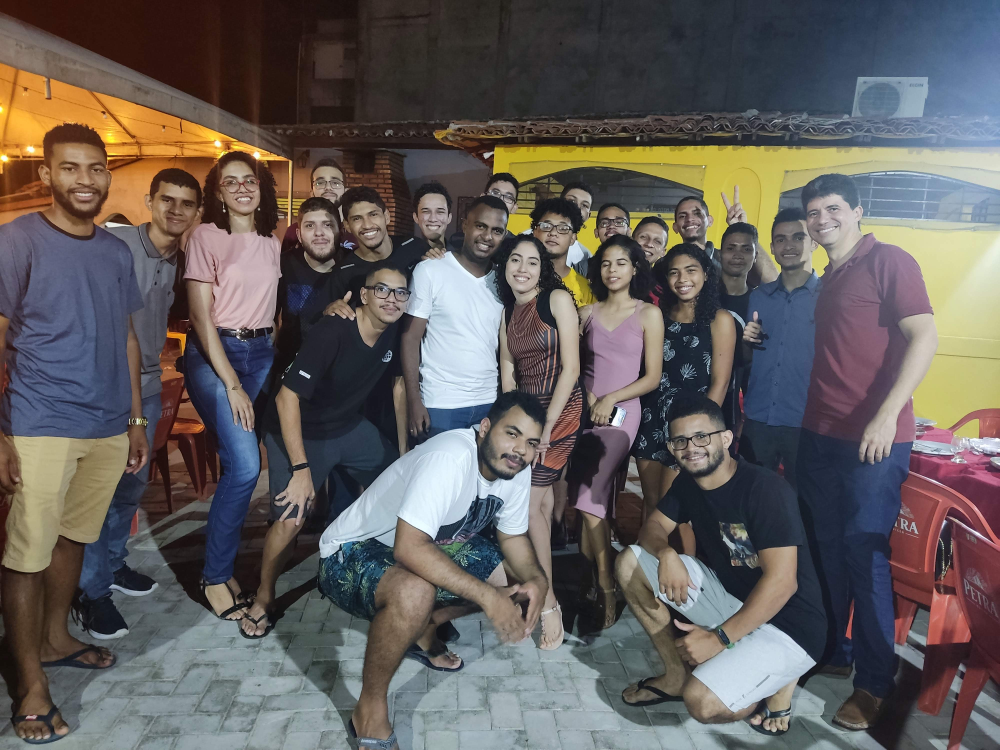
#> input picture faces.jpg, 4000 x 3000 px (shown at 1/4 size)
$ python 38-faces.py
#> lines starting #> are read from the running program, lines starting #| are printed output that depends on the picture; after the words box and inside, x2 and y2 are one past the last pixel; in counts of white or black regions, pixels touching at a corner belong together
import numpy as np
import cv2

face_cascade = cv2.CascadeClassifier(cv2.data.haarcascades + 'haarcascade_frontalface_default.xml')
eye_cascade = cv2.CascadeClassifier(cv2.data.haarcascades + 'haarcascade_eye.xml')
# mouth_cascade = cv2.CascadeClassifier(cv2.data.haarcascades + 'haarcascade_mcs_mouth.xml')
# mouth_cascade = cv2.CascadeClassifier('classificadores/haarcascade_mcs_mouth.xml')

img = cv2.imread('faces.jpg')
#> img is the input picture: shape (3000, 4000, 3); mean B, G, R 91.9, 93.9, 99
img = cv2.resize(img, (1080, 1020))
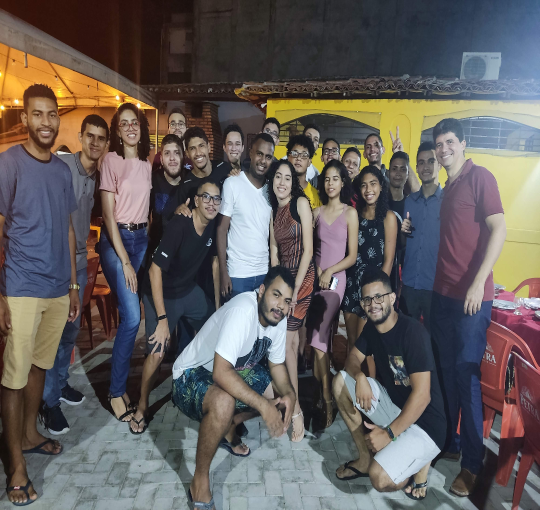
#> img: shape (1020, 1080, 3) (shown at 1/2 size); mean B, G, R 91.9, 93.8, 99
gray = cv2.cvtColor(img, cv2.COLOR_BGR2GRAY)
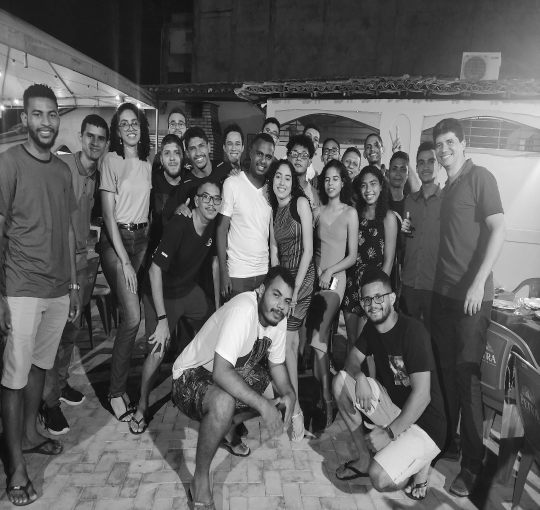
#> gray: shape (1020, 1080) (shown at 1/2 size); min 0, max 255, mean 95.1

faces = face_cascade.detectMultiScale(gray)# 1.3, 5
#> faces = 21 rows, first 6: [427, 788, 32, 32], [441, 267, 53, 53], [638, 338, 52, 52], [330, 227, 50, 50], [368, 272, 56, 56], [316, 286, 56, 56]

for (x,y,w,h) in faces:
    cv2.rectangle(img,(x,y),(x+w,y+h),(255,0,0),2)
    roi_gray = gray[y:y+h, x:x+w]
    roi_color = img[y:y+h, x:x+w]

    eyes = eye_cascade.detectMultiScale(roi_gray)
    for (ex,ey,ew,eh) in eyes:
        cv2.rectangle(roi_color,(ex,ey),(ex+ew,ey+eh),(0,255,0),2)
#> this loop made 21 passes
#> (x, y, w, h) on passes 1, 2, 3, 4, 5, 7, 8, 10, 11, 12, 13, 15: (427, 788, 32, 32), (441, 267, 53, 53), (638, 338, 52, 52), (330, 227, 50, 50), (368, 272, 56, 56), (680, 308, 48, 48), (771, 317, 54, 54), (159, 251, 62, 62), (721, 273, 51, 51), (573, 291, 53, 53), (825, 303, 55, 55), (230, 224, 60, 60)
#> (x, y, w, h, eyes) on passes 6, 9, 14, 18, 19: (316, 286, 56, 56, [[8, 10, 21, 21]]), (712, 348, 54, 54, [[23, 10, 20, 20]]), (537, 333, 58, 58, [[8, 8, 22, 22]]), (51, 199, 77, 77, [[10, 18, 25, 25], [40, 22, 22, 22]]), (875, 258, 66, 66, [[14, 16, 22, 22]])
#> pass 1, `roi_color = img[y:y+h, x:x+w]`:
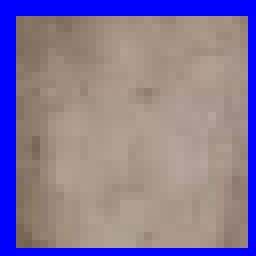
#> roi_color: shape (32, 32, 3) (shown 8 times larger); mean B, G, R 153.3, 118.4, 133.3
#> pass 2, `roi_color = img[y:y+h, x:x+w]`:
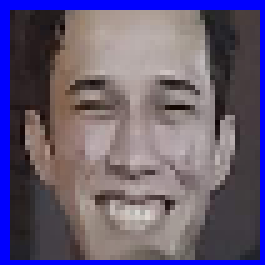
#> roi_color: shape (53, 53, 3) (shown 5 times larger); mean B, G, R 117.5, 91.3, 102.4
#> after the loop:
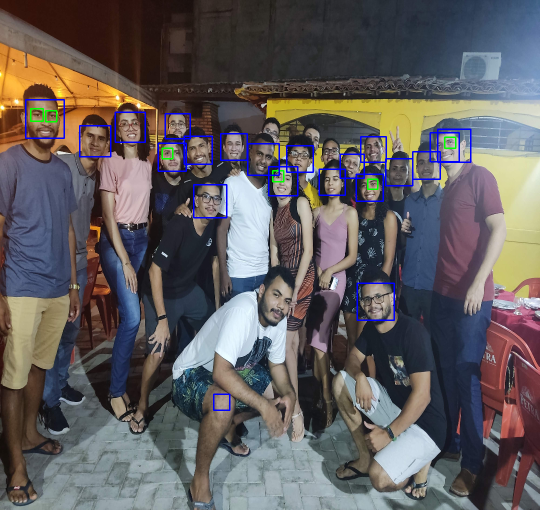
#> img: shape (1020, 1080, 3) (shown at 1/2 size); 1.39% of pixels changed, all inside (x1, y1, x2, y2) = (50, 198, 943, 822)
#> after the loop:
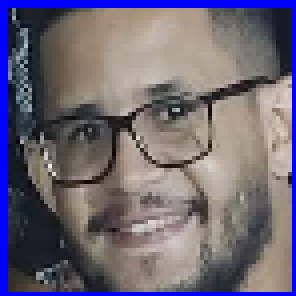
#> roi_color: shape (74, 74, 3) (shown 4 times larger); mean B, G, R 117.7, 102.6, 109.8
#> after the loop:
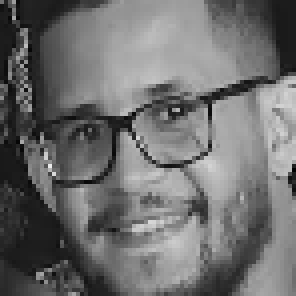
#> roi_gray: shape (74, 74) (shown 4 times larger); min 1, max 234, mean 110.2

    # mouth = mouth_cascade.detectMultiScale(roi_gray, 2.0, 20)
    # for (mx,my,mw,mh) in mouth:
    #     cv2.rectangle(roi_color,(mx,my),(mx+mw,my+mh),(0,0,255),2)

cv2.imshow('Deteccao',img)

cv2.waitKey(0)
cv2.destroyAllWindows()

$ run again, with ifma-caxias.jpg copied over faces.jpg
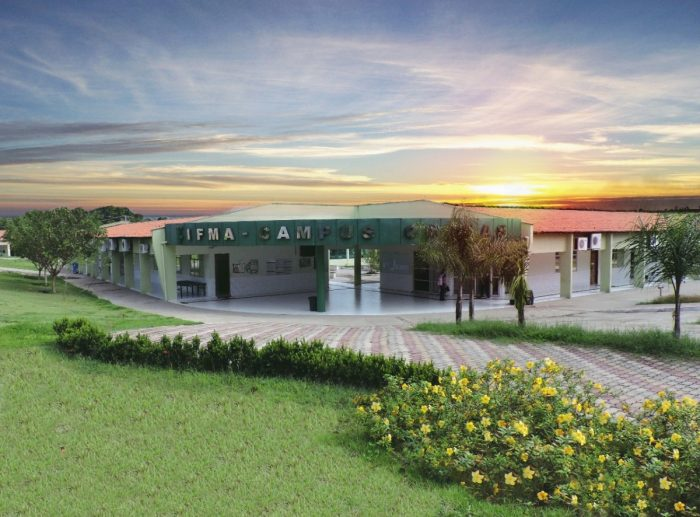
#> input picture ifma-caxias.jpg, 700 x 517 px
#> img is the input picture: shape (517, 700, 3); mean B, G, R 122.3, 142.2, 134.9
#> faces = [[255, 476, 88, 88], [500, 766, 86, 86], [605, 714, 101, 101], [750, 416, 134, 134]]
#> the loop `for (x,y,w,h) in faces:` made 4 passes
#> after the loop `for (x,y,w,h) in faces:`:
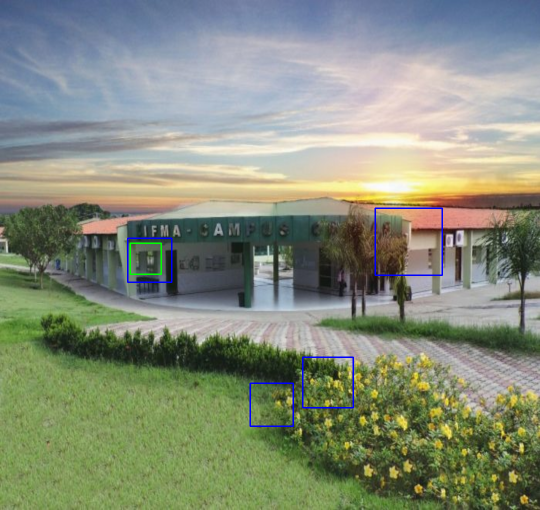
#> img: shape (1020, 1080, 3) (shown at 1/2 size); mean B, G, R 122.8, 141.7, 134.2
#> after the loop `for (x,y,w,h) in faces:`:
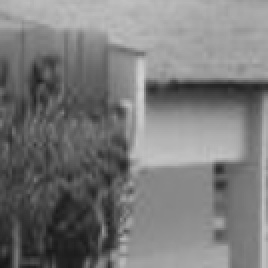
#> roi_gray: shape (134, 134) (shown 2 times larger); min 23, max 210, mean 121.6
